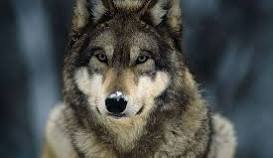
#> input picture serigala.jpeg, 273 x 158 px
$ python lat3.py
#> lines starting #> are read from the running program, lines starting #| are printed output that depends on the picture
import cv2 as cv
import numpy as np
import matplotlib.pyplot as plt

image = cv.imread("serigala.jpeg")
#> image is the input picture: shape (158, 273, 3); mean B, G, R 74.8, 77.2, 74.5
h, w = image.shape[:2]
#> h = 158; w = 273

rotation_matrix = cv.getRotationMatrix2D((w/2,h/2), -180, 0.5)
rotated_image = cv.warpAffine(image, rotation_matrix, (w, h))
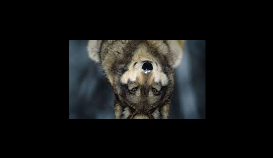
#> rotated_image: shape (158, 273, 3); mean B, G, R 18.8, 19.4, 18.7
plt.imshow(cv.cvtColor(rotated_image, cv.COLOR_BGR2RGB))
plt.title("Rotation")
plt.show()
